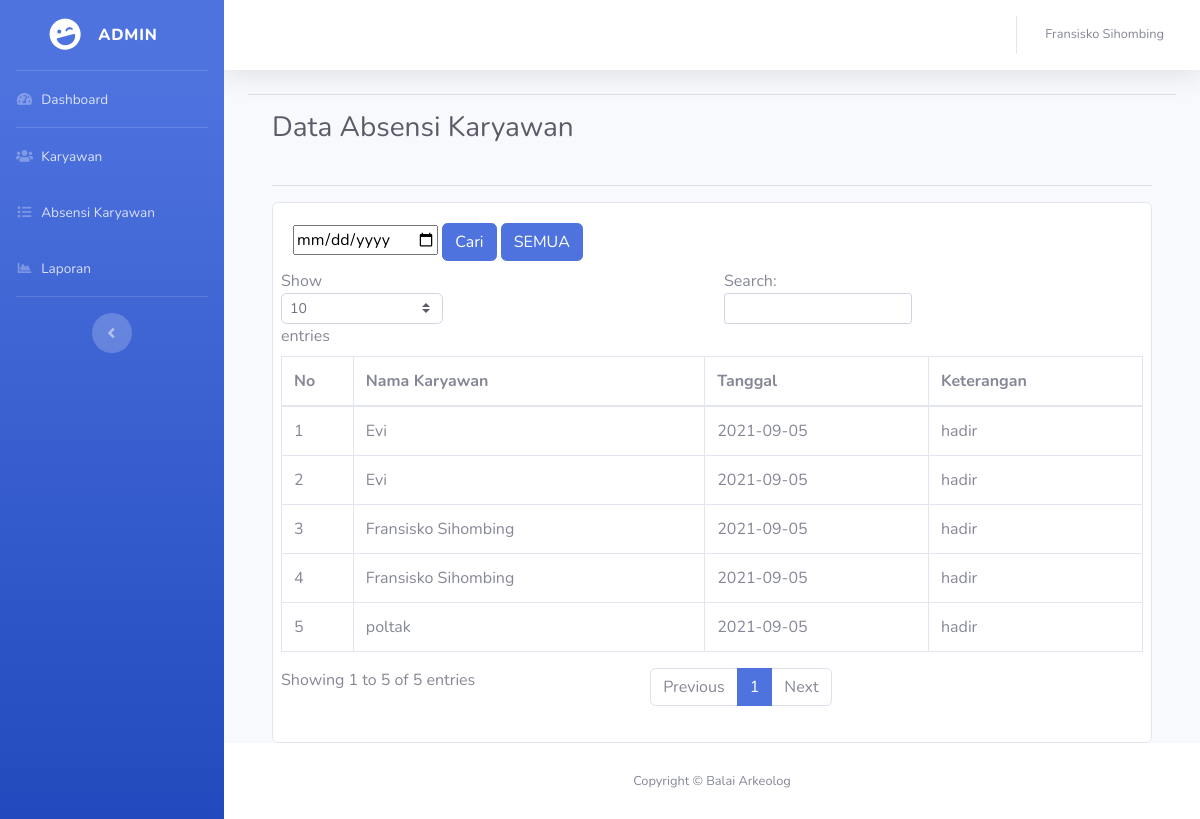
/admin/absensi.php (signed in), run on the app's committed database.
### tables this page shows
CREATE TABLE `absensi` (
  `id` int(11) NOT NULL,
  `nama` varchar(100) NOT NULL,
  `nip` int(11) NOT NULL,
  `tgl` date NOT NULL,
  `keterangan` varchar(100) NOT NULL
);

### admin/absensi.php (the view, shortened to what this page needs)
<?php
require_once '../koneksi.php';
$no = 1;
$query = mysqli_query($conn, "SELECT * FROM absensi ORDER BY nama ASC");
?>
<!DOCTYPE html>
<html lang="en">
<head>
  <link href="../file/vendor/fontawesome-free/css/all.min.css" rel="stylesheet" type="text/css">
  <link href="../file/css/sb-admin-2.min.css" rel="stylesheet">
</head>
<body id="page-top">
  <div id="wrapper">
    <?php require_once 'sidebar.php'; ?>
    <div id="content-wrapper" class="d-flex flex-column">
      <div id="content">
        <nav class="navbar navbar-expand navbar-light bg-white topbar mb-4 static-top shadow">
          <?php require_once 'topnav.php'; ?>
        </nav>
        <div class="container-fluid">
          <hr>
          <div class="container-fluid">
            <div class="clearfix">
              <h1 class="h3 mb-4 text-gray-800 float-left">Data Absensi Karyawan</h1>
            </div>
            <hr>
            <div class="card">
              <div class="card-body">
                <div class="row">
                    <div class="col-md-12">
                    <form action="#" method="POST">
                        <input type="date" name="tgl">
                        <input type="submit" class="btn btn-primary" name="btn_tgl" value="Cari">
                        <input type="submit" class="btn btn-primary" name="semua" value="SEMUA">
                    </form>
                </div>
                <div class="table-responsive mt-2">
                  <table class="table table-bordered" id="dataTable" width="100%" cellspacing="0">
                    <thead>
                      <tr>
                        <th>No</th>
                        <th>Nama Karyawan</th>
                        <th>Tanggal</th>
                        <th>Keterangan</th>
                      </tr>
                    </thead>
                    <tbody>
                      <?php while ($plgn = mysqli_fetch_assoc($query)) : ?>
                        <tr>
                          <td><?php echo $no++; ?></td>
                          <td><?php echo $plgn['nama'] ?></td>
                          <td><?php echo $plgn['tgl'] ?></td>
                          <td><?php echo $plgn['keterangan'] ?></td>
                        </tr>
                      <?php endwhile; ?>
                    </tbody>
                  </table>
                </div>
              </div>
            </div>
          </div>
        </div>
      </div>
      <footer class="sticky-footer bg-white">
        <div class="container my-auto">
          <div class="copyright text-center my-auto">
            <span>Copyright &copy; <?php echo $_SESSION['app_name'] ?></span>
          </div>
        </div>
      </footer>
    </div>
  </div>
</body>
</html>

### data on the page
absensi: nama "Evi", tgl "2021-09-05", keterangan "hadir"
absensi: nama "Evi", tgl "2021-09-05", keterangan "hadir"
absensi: nama "Fransisko Sihombing", tgl "2021-09-05", keterangan "hadir"
absensi: nama "Fransisko Sihombing", tgl "2021-09-05", keterangan "hadir"
absensi: nama "poltak", tgl "2021-09-05", keterangan "hadir"

### other printed values
$kelas1 "ADMIN"
$_SESSION['auth']['nama'] "Fransisko Sihombing"
$_SESSION['app_name'] "Balai Arkeolog"
